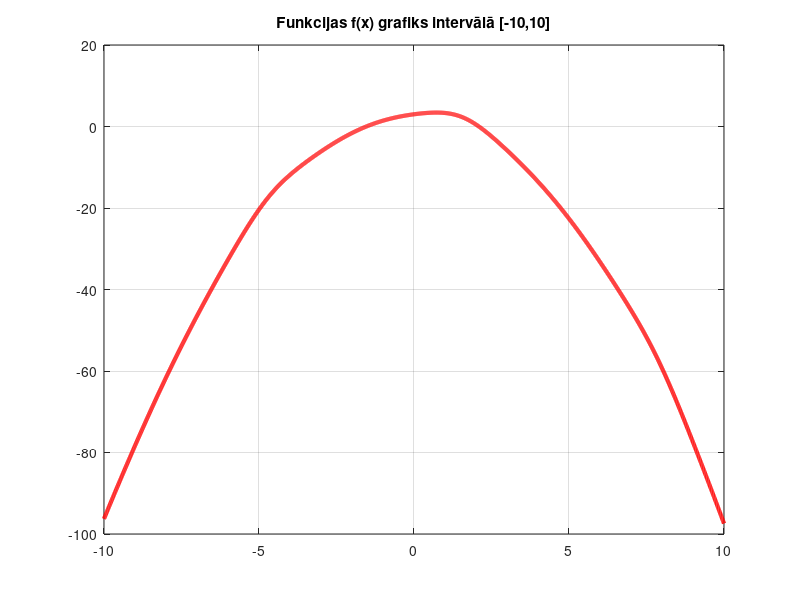
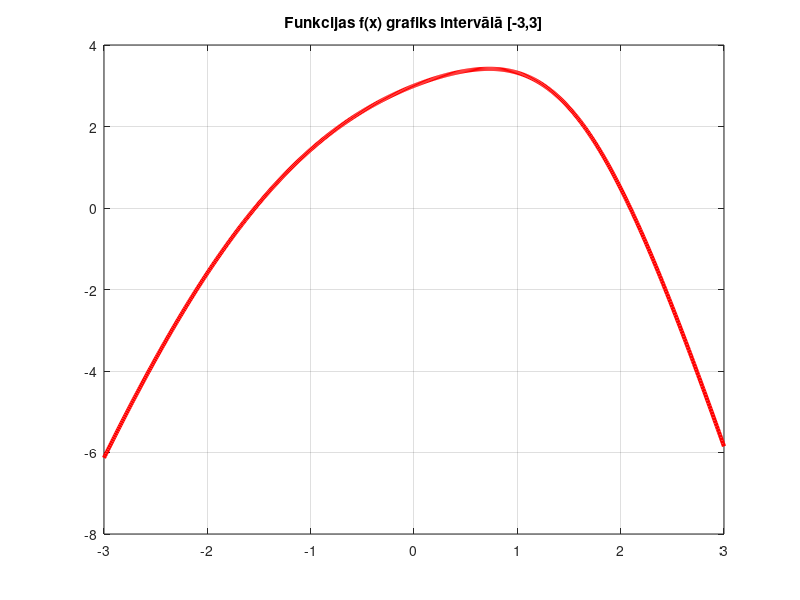

The MATLAB source for these figures, in order: (Note: this script raises an error after producing the figures.)
%% 3.piemers. Ņūtona metode
% 𝑥^3 − 2𝑥 − 5 = 0 sakni ar precizitāti 0.00001
clc, clearvars,format compact, close all, format longG
f = @(x)exp(sin(x))-x.^2+2;
x_pr = -10:0.01:10; plot(x_pr,f(x_pr),'r','LineWidth',3)
grid on, title('Funkcijas f(x) grafiks intervālā [-10,10]') 

% izrādījās -10.. 10 pa lielu intervāls, grūti sakni saskatīt..

% turpinājums
figure, x_pr = -3:0.01:3; plot(x_pr,f(x_pr),'r','LineWidth',3)
grid on, title('Funkcijas f(x) grafiks intervālā [-3,3]')

% turpinājums
x_app = 4; % saknes tuvinājumi
iter = 2; % maksimālais iterāciju skaits
syms x, fpr(x) = diff(f(x),x);
xn = x_app; M = zeros(iter,2);
for i = 1:iter
 xn = xn-f(xn)/double(fpr(xn));
 M(i,1) = xn; M(i,2) = f(xn);
end
%{
disp(['saknes tuvinājums: ',num2str(x_app(:))])
disp(' x f(x)')
disp(M)
%}

% turpinājums
fprintf('Atbilde. Ņūtona metode: vienādojumam ir viena sakne \n' )
fprintf('x = %.4f ar precizitāti 10^(-4)\n',M(iter,1))
format